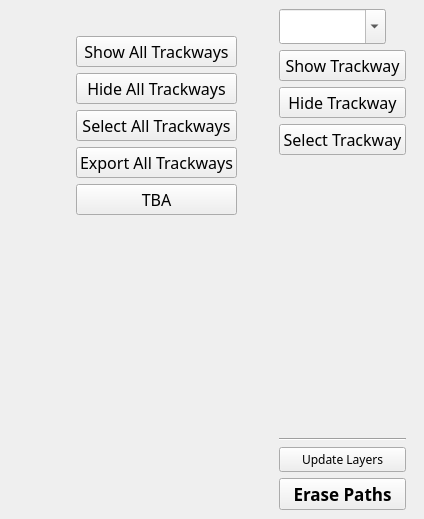
     <widget class="QWidget" name="trackwayEditorTab">
      <property name="enabled">
       <bool>true</bool>
      </property>
      <property name="font">
       <font>
        <family>Lucida Grande</family>
       </font>
      </property>
      <attribute name="title">
       <string>Trackways</string>
      </attribute>
      <layout class="QVBoxLayout" name="verticalLayout_16">
       <property name="spacing">
        <number>0</number>
       </property>
       <property name="margin">
        <number>0</number>
       </property>
       <item>
        <widget class="QWidget" name="widget_8" native="true">
         <layout class="QHBoxLayout" name="horizontalLayout_4">
          <item>
           <spacer name="horizontalSpacer_3">
            <property name="orientation">
             <enum>Qt::Horizontal</enum>
            </property>
            <property name="sizeHint" stdset="0">
             <size>
              <width>40</width>
              <height>20</height>
             </size>
            </property>
           </spacer>
          </item>
          <item>
           <widget class="QWidget" name="AllTrackwaysWidget" native="true">
            <layout class="QVBoxLayout" name="verticalLayout_6">
             <item>
              <widget class="QWidget" name="widget_9" native="true">
               <layout class="QVBoxLayout" name="verticalLayout_5">
                <item>
                 <widget class="QWidget" name="widget_13" native="true">
                  <property name="sizePolicy">
                   <sizepolicy hsizetype="Expanding" vsizetype="Fixed">
                    <horstretch>0</horstretch>
                    <verstretch>0</verstretch>
                   </sizepolicy>
                  </property>
                  <layout class="QVBoxLayout" name="verticalLayout_4">
                   <item>
                    <widget class="QPushButton" name="showAllTrackwaysBtn">
                     <property name="sizePolicy">
                      <sizepolicy hsizetype="Expanding" vsizetype="Fixed">
                       <horstretch>0</horstretch>
                       <verstretch>0</verstretch>
                      </sizepolicy>
                     </property>
                     <property name="font">
                      <font>
                       <family>Abadi MT Condensed Extra Bold</family>
                       <pointsize>12</pointsize>
                      </font>
                     </property>
                     <property name="text">
                      <string>Show All Trackways</string>
                     </property>
                    </widget>
                   </item>
                   <item>
                    <widget class="QPushButton" name="hideAllTrackwaysBtn">
                     <property name="sizePolicy">
                      <sizepolicy hsizetype="Expanding" vsizetype="Fixed">
                       <horstretch>0</horstretch>
                       <verstretch>0</verstretch>
                      </sizepolicy>
                     </property>
                     <property name="font">
                      <font>
                       <family>Abadi MT Condensed Extra Bold</family>
                       <pointsize>12</pointsize>
                      </font>
                     </property>
                     <property name="text">
                      <string>Hide All Trackways</string>
                     </property>
                    </widget>
                   </item>
                   <item>
                    <widget class="QPushButton" name="selectAllTrackwaysBtn">
                     <property name="sizePolicy">
                      <sizepolicy hsizetype="Expanding" vsizetype="Fixed">
                       <horstretch>0</horstretch>
                       <verstretch>0</verstretch>
                      </sizepolicy>
                     </property>
                     <property name="font">
                      <font>
                       <family>Abadi MT Condensed Extra Bold</family>
                       <pointsize>12</pointsize>
                      </font>
                     </property>
                     <property name="text">
                      <string>Select All Trackways</string>
                     </property>
                     <property name="icon">
                      <iconset>
                       <normaloff>../../../../../../../../../../Desktop/start.png</normaloff>../../../../../../../../../../Desktop/start.png</iconset>
                     </property>
                    </widget>
                   </item>
                   <item>
                    <widget class="QPushButton" name="exportAllTrackwaysBtn">
                     <property name="sizePolicy">
                      <sizepolicy hsizetype="Expanding" vsizetype="Fixed">
                       <horstretch>0</horstretch>
                       <verstretch>0</verstretch>
                      </sizepolicy>
                     </property>
                     <property name="font">
                      <font>
                       <family>Abadi MT Condensed Extra Bold</family>
                       <pointsize>12</pointsize>
                      </font>
                     </property>
                     <property name="text">
                      <string>Export All Trackways</string>
                     </property>
                     <property name="icon">
                      <iconset>
                       <normaloff>../../../../../../../../../../Desktop/start.png</normaloff>../../../../../../../../../../Desktop/start.png</iconset>
                     </property>
                    </widget>
                   </item>
                   <item>
                    <widget class="QPushButton" name="TBABtn_3">
                     <property name="sizePolicy">
                      <sizepolicy hsizetype="Expanding" vsizetype="Fixed">
                       <horstretch>0</horstretch>
                       <verstretch>0</verstretch>
                      </sizepolicy>
                     </property>
                     <property name="font">
                      <font>
                       <family>Abadi MT Condensed Extra Bold</family>
                       <pointsize>12</pointsize>
                      </font>
                     </property>
                     <property name="text">
                      <string>TBA</string>
                     </property>
                     <property name="icon">
                      <iconset>
                       <normaloff>../../../../../../../../../../Desktop/start.png</normaloff>../../../../../../../../../../Desktop/start.png</iconset>
                     </property>
                    </widget>
                   </item>
                  </layout>
                 </widget>
                </item>
                <item>
                 <spacer name="verticalSpacer_2">
                  <property name="orientation">
                   <enum>Qt::Vertical</enum>
                  </property>
                  <property name="sizeHint" stdset="0">
                   <size>
                    <width>20</width>
                    <height>268</height>
                   </size>
                  </property>
                 </spacer>
                </item>
               </layout>
              </widget>
             </item>
            </layout>
           </widget>
          </item>
          <item>
           <widget class="QWidget" name="widget_6" native="true">
            <property name="sizePolicy">
             <sizepolicy hsizetype="Expanding" vsizetype="Expanding">
              <horstretch>0</horstretch>
              <verstretch>0</verstretch>
             </sizepolicy>
            </property>
            <layout class="QVBoxLayout" name="verticalLayout_18" stretch="1,0,0,0,0,0,0,0">
             <property name="topMargin">
              <number>0</number>
             </property>
             <property name="bottomMargin">
              <number>0</number>
             </property>
             <item>
              <widget class="QComboBox" name="trackwayCmbx">
               <property name="sizePolicy">
                <sizepolicy hsizetype="Fixed" vsizetype="Fixed">
                 <horstretch>0</horstretch>
                 <verstretch>0</verstretch>
                </sizepolicy>
               </property>
               <property name="font">
                <font>
                 <family>Abadi MT Condensed Extra Bold</family>
                 <pointsize>14</pointsize>
                 <weight>75</weight>
                 <italic>false</italic>
                 <bold>true</bold>
                </font>
               </property>
               <property name="editable">
                <bool>true</bool>
               </property>
               <property name="currentIndex">
                <number>-1</number>
               </property>
               <property name="maxVisibleItems">
                <number>32</number>
               </property>
               <property name="insertPolicy">
                <enum>QComboBox::InsertAlphabetically</enum>
               </property>
               <property name="sizeAdjustPolicy">
                <enum>QComboBox::AdjustToContents</enum>
               </property>
               <property name="minimumContentsLength">
                <number>1</number>
               </property>
              </widget>
             </item>
             <item>
              <widget class="QPushButton" name="showTrackwayBtn">
               <property name="sizePolicy">
                <sizepolicy hsizetype="Expanding" vsizetype="Fixed">
                 <horstretch>0</horstretch>
                 <verstretch>0</verstretch>
                </sizepolicy>
               </property>
               <property name="font">
                <font>
                 <family>Abadi MT Condensed Extra Bold</family>
                 <pointsize>12</pointsize>
                </font>
               </property>
               <property name="text">
                <string>Show Trackway</string>
               </property>
              </widget>
             </item>
             <item>
              <widget class="QPushButton" name="hideTrackwayBtn">
               <property name="sizePolicy">
                <sizepolicy hsizetype="Expanding" vsizetype="Fixed">
                 <horstretch>0</horstretch>
                 <verstretch>0</verstretch>
                </sizepolicy>
               </property>
               <property name="font">
                <font>
                 <family>Abadi MT Condensed Extra Bold</family>
                 <pointsize>12</pointsize>
                </font>
               </property>
               <property name="text">
                <string>Hide Trackway</string>
               </property>
              </widget>
             </item>
             <item>
              <widget class="QPushButton" name="selectTrackwayBtn">
               <property name="sizePolicy">
                <sizepolicy hsizetype="Expanding" vsizetype="Fixed">
                 <horstretch>0</horstretch>
                 <verstretch>0</verstretch>
                </sizepolicy>
               </property>
               <property name="font">
                <font>
                 <family>Abadi MT Condensed Extra Bold</family>
                 <pointsize>12</pointsize>
                </font>
               </property>
               <property name="text">
                <string>Select Trackway</string>
               </property>
              </widget>
             </item>
             <item>
              <spacer name="verticalSpacer">
               <property name="orientation">
                <enum>Qt::Vertical</enum>
               </property>
               <property name="sizeHint" stdset="0">
                <size>
                 <width>20</width>
                 <height>214</height>
                </size>
               </property>
              </spacer>
             </item>
             <item>
              <widget class="Line" name="line_3">
               <property name="orientation">
                <enum>Qt::Horizontal</enum>
               </property>
              </widget>
             </item>
             <item>
              <widget class="QPushButton" name="updateLayersBtn">
               <property name="font">
                <font>
                 <family>Abadi MT Condensed Extra Bold</family>
                </font>
               </property>
               <property name="text">
                <string>Update Layers</string>
               </property>
              </widget>
             </item>
             <item>
              <widget class="QPushButton" name="erasePathsBtn">
               <property name="font">
                <font>
                 <family>Abadi MT Condensed Extra Bold</family>
                 <pointsize>13</pointsize>
                 <weight>75</weight>
                 <bold>true</bold>
                </font>
               </property>
               <property name="text">
                <string>Erase Paths</string>
               </property>
              </widget>
             </item>
            </layout>
           </widget>
          </item>
         </layout>
        </widget>
       </item>
      </layout>
     </widget>
